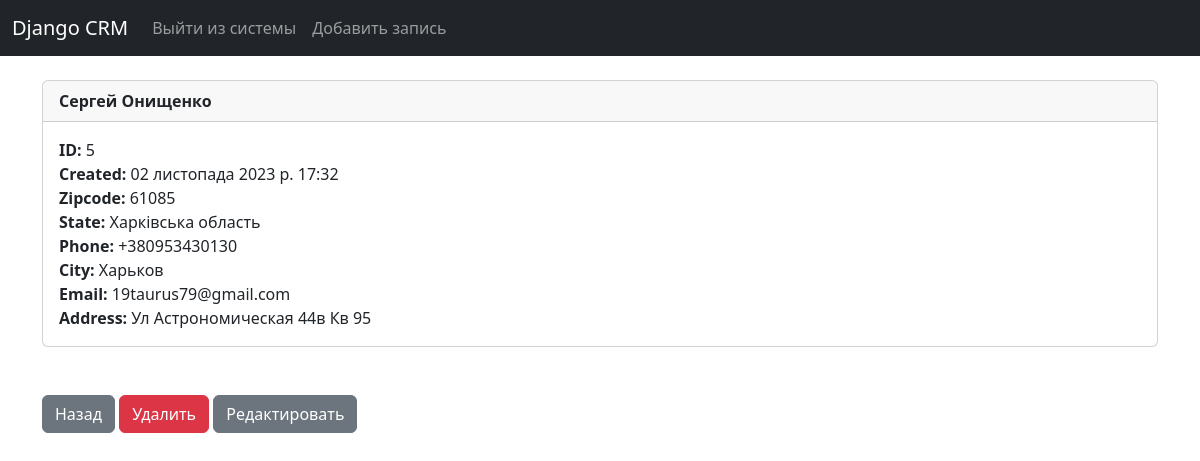
Screenshot of /record/5/ (signed in) with the database file from the repository.
### website/models.py (models this page shows, shortened)
class Record(models.Model):
    created_at = models.DateTimeField(auto_now_add=True)
    first_name = models.CharField(max_length=50)
    last_name = models.CharField(max_length=50)
    email = models.CharField(max_length=100)
    phone = models.CharField(max_length=15)
    address = models.CharField(max_length=100)
    city = models.CharField(max_length=50)
    state = models.CharField(max_length=50)
    zipcode = models.CharField(max_length=20)

### website/views.py (the view)
# urls.py: path("record/<int:pk>/", customer_record, name="record"),
def customer_record(request, pk):
    if request.user.is_authenticated:
        customer_record = Record.objects.get(id=pk)
        return render(request, "record.html", {"customer_record": customer_record})
    else:
        messages.success(request, "Необходимо войти в систему")
        return redirect("home")

### website/templates/record.html
{% extends 'base.html' %}
{% block content %}
<div class="card">
  <div class="card-header">
      <strong>
    {{ customer_record.first_name }}
    {{ customer_record.last_name }}
      </strong>
  </div>
  <div class="card-body">
    <p class="card-text">
        <strong>ID: </strong>{{ customer_record.id }}<br>
        <strong>Created: </strong>{{ customer_record.created_at }}<br>
        <strong>Zipcode: </strong>{{ customer_record.zipcode }}<br>
        <strong>State: </strong>{{ customer_record.state }}<br>
        <strong>Phone: </strong>{{ customer_record.phone }}<br>
        <strong>City: </strong>{{ customer_record.city }}<br>
        <strong>Email: </strong>{{ customer_record.email }}<br>
        <strong>Address: </strong>{{ customer_record.address }}<br>
    </p>
  </div>
</div>
    <br><br>
    <a href="{% url 'home' %}" class="btn btn-secondary">Назад</a>
    <a href="{% url 'delete_record' customer_record.id %}" class="btn btn-danger">Удалить</a>
    <a href="{% url 'update_record' customer_record.id %}" class="btn btn-secondary">Редактировать</a>
{% endblock %}

### rows the page displays
Record: first_name "Сергей", last_name "Онищенко", id "5", created_at "02 листопада 2023 р. 17:32", zipcode "61085", state "Харківська область", phone "+380953430130", city "Харьков", email "19taurus79@gmail.com", address "Ул Астрономическая 44в Кв 95"
